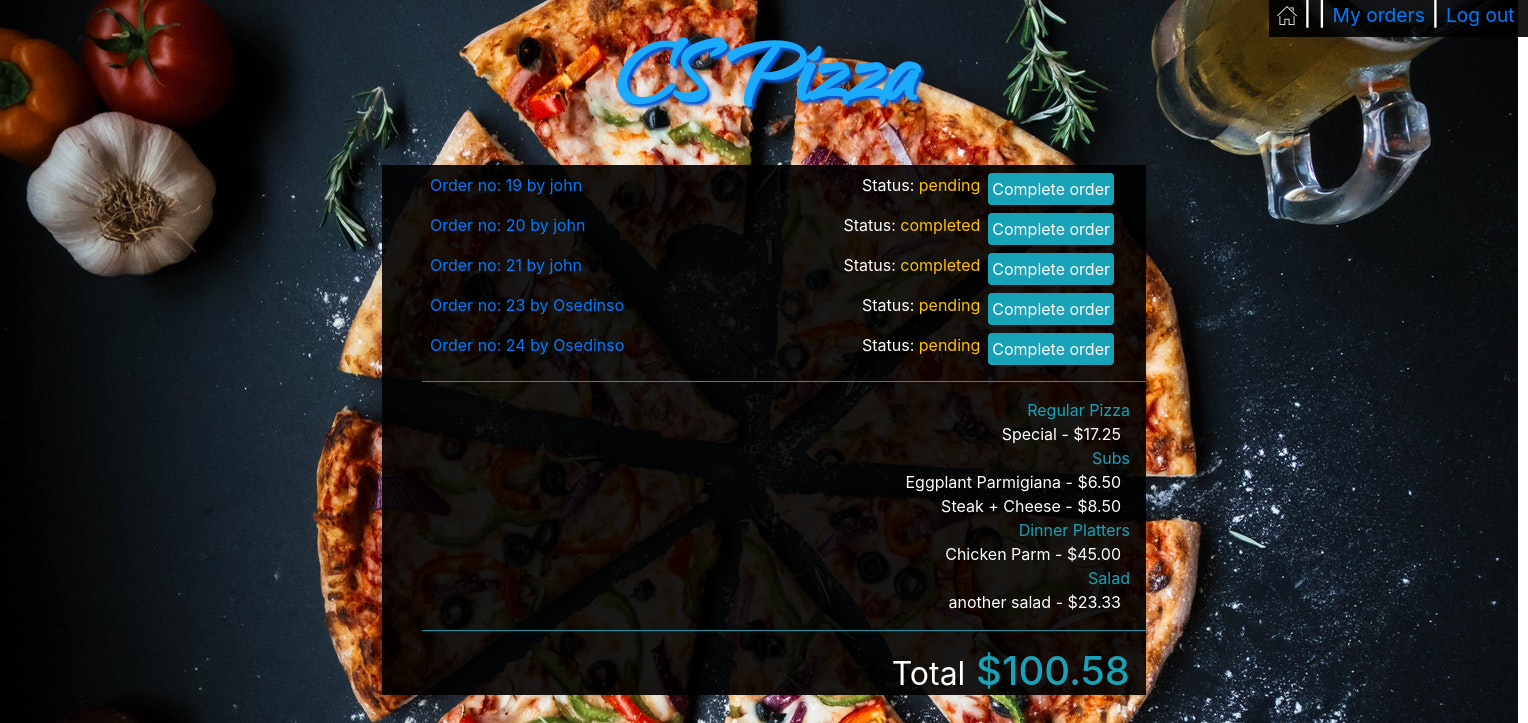
/orders_manager/john/19, run on the app's committed database.
### orders/models.py (models this page shows, shortened)
class User_order(models.Model):
    user=models.ForeignKey(User,on_delete=models.CASCADE)
    order_number=models.IntegerField()
    topping_allowance=models.IntegerField(default=0)
    status=models.CharField(max_length=64,default='initiated')

class Order2(models.Model):
    user=models.ForeignKey(User,on_delete=models.CASCADE)
    number=models.IntegerField()
    category=models.CharField(max_length=64,null=True)
    name=models.CharField(max_length=64)
    price=models.DecimalField(max_digits=4,decimal_places=2)
    def __str__(self):
        return f"{self.name} - ${self.price} "

### orders/views.py (the view)
# urls.py: path("orders_manager/<str:user>/<str:order_number>", views.orders_manager, name="orders_manager"),
def orders_manager(request,user,order_number):
    user=User.objects.get(username=user)
    context = {
        "Checkout":Order2.objects.filter(user=user,number=order_number),
        "Checkout_category":Order2.objects.filter(user=user,number=order_number).values_list('category').distinct(),
        "Total":list(Order2.objects.filter(user=user,number=order_number).aggregate(Sum('price')).values())[0],
        "user":request.user,
        "Category": Category.objects.all(),
        "Order_number":order_number,
        "All_orders":User_order.objects.exclude(status='initiated')
    }
    return render(request,"orders_manager.html",context)

### orders/templates/orders_manager.html (shortened to what this page needs)
<!DOCTYPE html>
<html style="height:100%">
<head>
    {% load static %}
    <link rel="stylesheet" type="text/css" href="{% static 'styles.css' %}">
    <link rel="stylesheet" href="https://maxcdn.bootstrapcdn.com/bootstrap/4.1.3/css/bootstrap.min.css">
</head>
<body style="height:100%">
    {% if Category %}
    <div id='username'>
        <h4 class='px-2' ><a href="{% url 'index' %}"><img src="{% static 'home.png' %}"></a> |
            {{user.username}} |
            {% if not user.is_superuser %}
            <small><a href="{% url 'my_orders' Order_number %}">My orders</a></small> |
            {% endif %}
            <small><a href="{% url 'logout' %}"> Log out&nbsp;</a></small>
        </h4>
    </div>
    {% endif %}
    <p id='logo' class='text-center m-0 font-weight-bold'><a href="{% url 'index' %}">CS Pizza</a></p>
    <div id='my_orders_container' class='w-50 mx-auto'>
        <div class=' text-left pr-3'>
            <ul >
                {% for row in All_orders%}
                <li class='p-2' >
                    <a href="{% url 'orders_manager' row.user row.order_number  %}"><span>Order no: {{row.order_number}} by {{row.user}}</span></a>
                    <a href="{% url 'complete_order' row.user row.order_number  %}"><span class='float-right mx-2 p-1 bg-info rounded text-white'>Complete order</span></a>
                    <span class='float-right'>Status: <span class='text-warning'>{{row.status}}</span></span>
                </li>
                {% endfor %}
            </ul>
        </div>
        <ul>
            <hr class='bg-info'>
            {% for check_cat in Checkout_category %}
                <li class='text-info text-right pr-3'>{{check_cat|cut:"("|cut:")"|cut:","|cut:"'"}}</li>
                {% for row in Checkout %}
                {% if row.category == check_cat|cut:"("|cut:")"|cut:","|cut:"'"  %}
                <li class='pr-3 text-right'>{{row}}&nbsp;</li>
                {% endif %}
                {% endfor %}
            {% endfor %}
            <hr class='bg-info'>
            <li class='text-info text-right pr-3 '><h1><small class='text-white'>Total</small> ${{Total|floatformat:2}}</h1></li>
        </ul>
    </div>
</body>
</html>

### orders/static/styles.css (style rules this page uses)
#logo { padding:0px; font-family: webLogo ; font-size: 110px; text-shadow: 3px 3px 3px rgb(5, 87, 211); }
#logo a:link, #place_order:link, #confirm_order:link { color:rgb(28, 170, 253); }
#center_box,#username { background-color: rgba(0, 0, 0, 0.9); color: white; }
#username { position: absolute; right: 0; }
li { list-style-type: none; }
#my_orders_container { background-color: rgba(0, 0, 0, 0.9); color: white; }

### data on the page
User_order: order_number "19", user "john", status "pending"
User_order: order_number "20", user "john", status "completed"
User_order: order_number "21", user "john", status "completed"
User_order: order_number "23", user "Osedinso", status "pending"
User_order: order_number "24", user "Osedinso", status "pending"
Order2: name+price "Special - $17.25"
Order2: name+price "Eggplant Parmigiana - $6.50"
Order2: name+price "Steak + Cheese - $8.50"
Order2: name+price "Chicken Parm - $45.00"
Order2: name+price "another salad - $23.33"

### other printed values
{{ check_cat|cut:"("|cut:")"|cut:","|cut:"'" }} "Regular Pizza" "Subs" "Dinner Platters" "Salad"
{{ Total|floatformat:2 }} "100.58"
